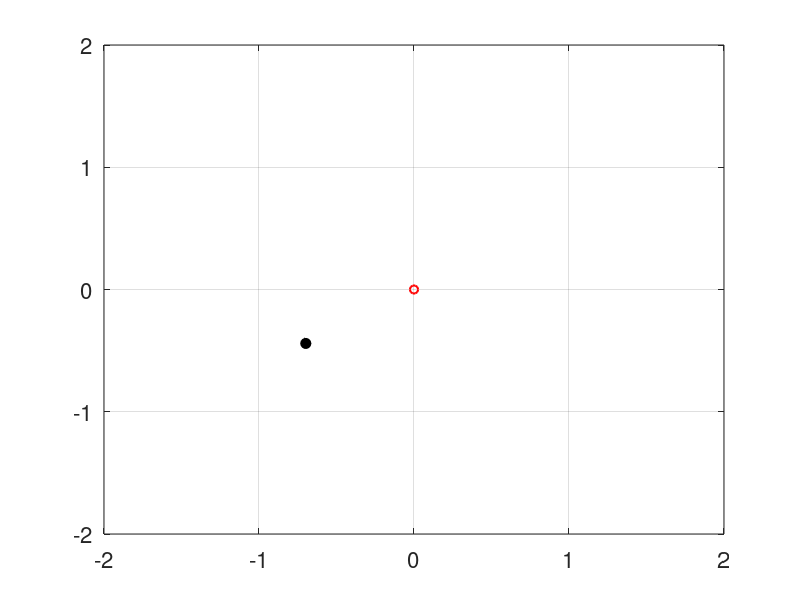

Write the MATLAB code that produced this figure. (Note: this script raises an error after producing the figure.)
% Dimensionality of the phenotypic space
D = 2;  

% Number of clusters
m = 1;  
m_plot = m;
mD = m*D;
m_max = 49;
% Phenotypes of initial clusters
X_end = normrnd(0,1,1,mD); 
X_plot = X_end; 
% Populations of initial clusters
N_end = 0.3.*ones(1,m);                               
% Location of CCC
x_cc = 0.*ones(1,D);  
% Width of capacity kernel
sigma_b = 1/sqrt(D);
% Width of competition kernel
sigma_comp = 0.5.*ones(1,D);                          
% Mutation coefficients
b = normrnd(0,sigma_b,D,D);                  

% Parameters of clusters evolution
dist_to_join = 0.001;   % critical distance to join clusters
dist_to_sep = 0.001;    % critical distance to split clusters
dist_to_plot = 0.1;     % criticial distance from which clusters are shown as separate on the plot
min_size = 0.000001;    % critical population size before disappearence

% Time perionds of ecological and evolutionaru dynamics
tspan_ecology = [0 500];
tspan_evolution = [0 0.1];
P = 700; % nuber of itterations
p = 1;
  
 
%% Plotting parameters and plot of initial conditions
% scale of axis on the plot
ax = 2;                                                
axx1= x_cc(1) - 2;
axx2 = x_cc(1) + 2;                                    
axy1 = x_cc(2) - 2;
axy2 = x_cc(2) + 2;
for k = 1:length(N_end)
        g = 2*k;
        size = 16*N_end(k)+4;
        set(0,'DefaultAxesFontSize',16);
        plot (X_end(g-1), X_end(g), 'or', 'MarkerSize', size, 'MarkerFaceColor','k', 'MarkerEdgeColor', 'w');
        axis([axx1 axx2 axy1 axy2]);
        grid on;
        hold on;
end
plot (x_cc(1,1), x_cc(1,2), 'or', 'MarkerSize', 6, 'Marker','o','Color','r', 'LineWidth', 1.5);
set(gcf,'color','w');            
drawnow;                         
F(1) = getframe(gcf);            
pause(.1)


%% TIME STEPS CYCLE
while p < P
    hold off;
     
    %% CompetitionMatrix(i,j) counts how i-th cluster influense on j-th
    CompetitionMatrix = ones(m,m);
    for i = 1:m
        i1 = D*(i-1)+1;
        iD = i*D;
        for j = 1:m
            j1 = D*(j-1) +1;
            jD = j*D;
            CompetitionMatrix(i,j) = competitionD_cl(X_end(i1:iD), X_end(j1:jD), D, b, sigma_comp, x_cc);
        end
    end
    
    %% ECOLOGICAL STEP
    [t N] = ode45(@PopulDens_cl, tspan_ecology, N_end, [], D, b, m, X_end, CompetitionMatrix, x_cc);
    N_end = N(end, :);
    N = [];
    
    %% KILLING SMALL CLUSTERS
    for q = 1:length(N_end)
        if N_end(q) < min_size           
            N_end(q) = 0;
            X_end( (D*(q-1)+1):q*D ) = 0;
        end
    end
    N_end(N_end == 0) = [];              
    X_end(X_end == 0) = [];
    m = length(N_end);
    mD = m*D;
    X_end_previous = X_end;              
    
    %% EVOLUTIONARY STEP
    [t X] = ode45(@Phenotypes_cl, tspan_evolution, X_end, [], D, b, m, mD, sigma_comp, N_end, x_cc);
    X_end = X(end, :);
    X = [];
    
    %% JOINING CLOSE CLUSTERS
    if rem(p,10) == 5     
        cl = 1;
        while cl <= m
            clD1 = (cl-1)*D + 1;
            clD = cl*D;
            N_cl = N_end(cl);
            X_cl = X_end(clD1:clD);
            cl1 = cl + 1;
            while cl1 <= m
                cl1D1 = (cl1-1)*D + 1;
                cl1D = cl1*D;
                X_cl1 = X_end(cl1D1:cl1D);
                dist = sqrt(sum((X_cl1-X_cl).^2));
                if dist < dist_to_join
                    for dd = 1:D
                        X_cl(dd) = (X_cl(dd)*N_cl + X_cl1(dd)*N_end(cl1))/(N_cl+N_end(cl1));
                    end
                    N_cl = N_cl + N_end(cl1);
                    X_end(clD1:clD) = X_cl;
                    X_end(cl1D1:cl1D) = [];
                    N_end(cl) = N_cl;
                    N_end(cl1) = [];
                    m = m-1;
                    mD = m*D;
                else
                    cl1 = cl1 + 1;
                end
            end
            cl = cl +1;
        end
    end
     
    %% COUNTING VISIBLE CLUSTERS
    X_plot = X_end;
    N_plot = N_end;
    m_plot = m;
    pcl = 1;
        while pcl <= m_plot
            pclD1 = (pcl-1)*D + 1;
            pclD = pcl*D;
            N_pcl = N_plot(pcl);
            X_pcl = X_plot(pclD1:pclD);
            pcl1 = pcl + 1;
            while pcl1 <= m_plot
                pcl1D1 = (pcl1-1)*D + 1;
                pcl1D = pcl1*D;
                X_pcl1 = X_plot(pcl1D1:pcl1D);
                pdist = sqrt(sum((X_pcl1-X_pcl).^2));
                if pdist < dist_to_plot
                    for dd = 1:D
                        X_pcl(dd) = (X_pcl(dd)*N_pcl + X_pcl1(dd)*N_plot(pcl1))/(N_pcl+N_plot(pcl1));
                    end
                    N_pcl = N_pcl + N_plot(pcl1);
                    X_plot(pclD1:pclD) = X_pcl;
                    X_plot(pcl1D1:pcl1D) = [];
                    N_plot(pcl) = N_pcl;
                    N_plot(pcl1) = [];
                    m_plot = m_plot -1;
                else
                    pcl1 = pcl1 + 1;
                end
            end
            pcl = pcl +1;
        end
        
    
    %% PLOTTING OF THIS CYCLE'S FIGURE
    for k = 1:(length(N_plot))
        if k ==1
            g = 2*k;
            size = 16*N_plot(k)+4;
            plot (X_plot(g-1), X_plot(g), 'or', 'MarkerSize', size, 'MarkerFaceColor','k', 'MarkerEdgeColor', 'w');
            set(0,'DefaultAxesFontSize',16);
            axis([axx1 axx2 axy1 axy2]);
            grid on;
            hold on;
        else
            g = 2*k;
            size = 16*N_plot(k)+4;
            plot (X_plot(g-1), X_plot(g), 'or', 'MarkerSize', size, 'MarkerFaceColor','k', 'MarkerEdgeColor', 'w');
            set(0,'DefaultAxesFontSize',16);
            axis([axx1 axx2 axy1 axy2]);
            grid on;
            hold on;
        end
    end
    plot (x_cc(1,1), x_cc(1,2), 'or', 'MarkerSize', 6, 'Marker','o', 'Color', 'r', 'LineWidth', 1.5);
    xlabel('Phenotype 1','FontSize', 14, 'FontName', 'Serif', 'FontWeight', 'bold');
    ylabel('Phenotype 2','FontSize', 14, 'FontName', 'Serif', 'FontWeight', 'bold');
    title('Equillibration in D=2', 'FontName', 'Serif', 'FontWeight', 'normal');
    set(gcf,'color','w');           
    drawnow;                         
    if p > 0
        F(p) = getframe(gcf);            
        pause(.1)
    end
    
    
    %% MUTANT APPEARENCE
    if m < 7^D 
      mutant = randi ([1, m], 1, 1);           
      coef = rand(1,D);                        
      coef = coef./(sum(coef)/D);              
      eq_delta_x = dist_to_sep/(2*sqrt(D));
      delta_x = eq_delta_x.*sqrt(coef);   
      A = [-1 1];                              
      X_new_1 = zeros(1,D);
      X_new_2 = zeros(1,D);
      
      for d = 1:D
          mut_d = D*(mutant-1)+d;              
          sign1 = A(randi([1,2],1,1));
          X_new_1(d) = X_end(mut_d) + sign1*delta_x(d);
          X_new_2(d) = X_end(mut_d) - sign1*delta_x(d);
      end
      mut_d1 = D*(mutant-1)+1;
      mut_dD = D*mutant;
      X_end(mut_d1 : mut_dD) = X_new_1;
      X_end = [X_end X_new_2];
      N_new = N_end(mutant)/2;
      N_end(mutant) = N_new;
      N_end = [N_end N_new];
      m = m+1;
      mD = m*D;
    end
    
    p = p  + 1
end
 
%% BUILDING A VIDEO
video = VideoWriter ('Equillibration_in_D2.avi', 'Uncompressed AVI'); 
video.FrameRate = 15;      
open(video)                
writeVideo(video, F);       
close(video)               
 

